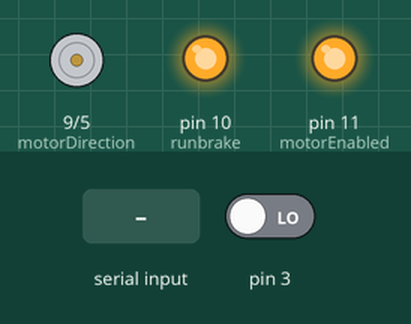
The sketch below on a simulated Arduino Uno, built with avr-gcc and run on an emulated ATmega328P. On the bench: direction and speed pins drawn as motors (green arrow = direction pin HIGH = forward, orange = LOW = backward, longer = more drive), output pins drawn as LEDs (lit = HIGH). Inputs (shaded band) come from the test bench; at power-on: pin 3 LOW. Pins used as bus, display or sensor lines are not drawn; what the sketch prints to the serial monitor is not drawn.

Above: at 1.2 s.
1.3 s: "90,45\n" received over Serial
At 2.7 s:
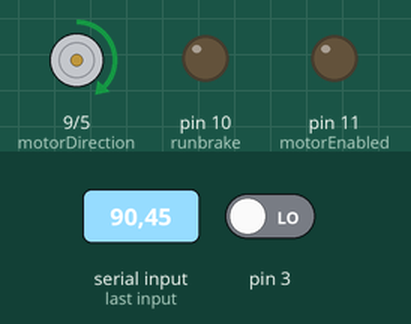
3.8 s: "30,150\n" received over Serial
At 5.8 s:
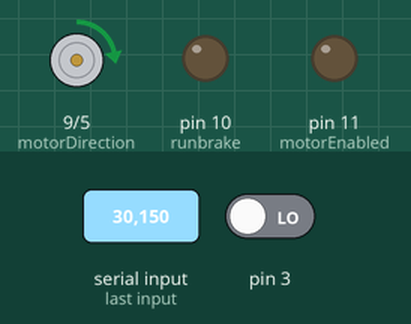
6.3 s: "200\n" received over Serial
At 7.6 s:
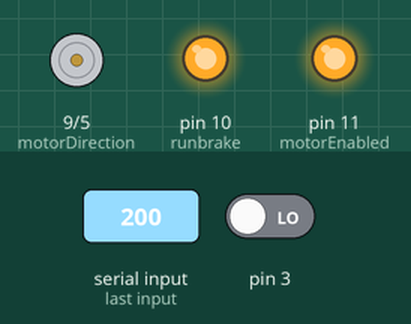
8.8 s: "90\n" received over Serial
At 10.7 s:
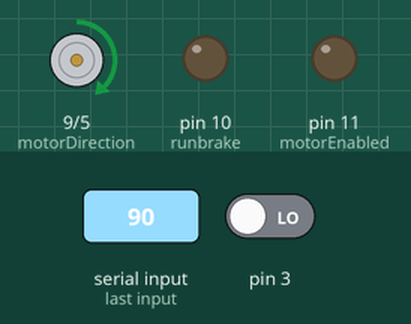
Timing chart, 0 to 12.2 s (numbered marks = the images above; inputs shaded):
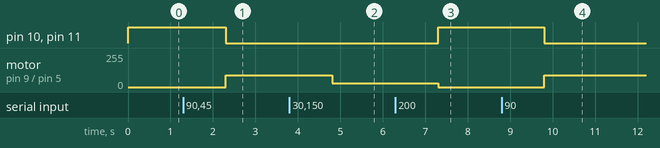

Measured:
- after the input at 1.3 s, pin 10 (runbrake), pin 11 (motorEnabled): HIGH → LOW after 1.0 s; motor on pin 9 (motorDirection) / pin 5 (pwm): stopped → forward 90/255 after 1.0 s
- after the input at 3.8 s, motor on pin 9 (motorDirection) / pin 5 (pwm): forward 90/255 → forward 30/255 after 1.0 s
- after the input at 6.3 s, pin 10 (runbrake), pin 11 (motorEnabled): LOW → HIGH after 1.0 s; motor on pin 9 (motorDirection) / pin 5 (pwm): forward 30/255 → stopped after 1.0 s
- after the input at 8.8 s, pin 10 (runbrake), pin 11 (motorEnabled): HIGH → LOW after 1.0 s; motor on pin 9 (motorDirection) / pin 5 (pwm): stopped → forward 90/255 after 1.0 s

The sketch:

cart.ino
```cpp
//Pin番号定義
#define motorEnabled 11
#define runbrake 10
#define motorDirection 9
#define pwm 5
#define encoder 1
//使っていないpin
#define AlarmReset 7
#define INT 8


#define WHEEL_DIAMETER 0.05 // m // モーターの直径
#define WHEEL_TREAD 0.25 // m // 車輪のトレッド幅
#define ENC_COUNTS 30 // エンコーダーのカウント数

// エンコーダーの状態
int encoderA = 0;
int encoderPos = 0;
int lastEncoderPos = 0;
float forward = 0;


// 現在の自己位置
float x = 0.0;
volatile int pulse = 0; //エンコーダで数えたパルス数
float cmd_vel = 0; // 速度を表す変数


void setup() {
  //----------------------------------------------------//
  //motor
  pinMode(motorEnabled, OUTPUT);     //H:START L:STOP
  pinMode(runbrake, OUTPUT);  //H:RUN L:BREAK(Instant stop)
  pinMode(motorDirection, OUTPUT);     //H:Right L:Left)
  pinMode(pwm, OUTPUT);       //This pin is Analog pin. Output 0～5V.
  //最初はモータをストップさせておく
  digitalWrite(motorEnabled, HIGH);
  digitalWrite(runbrake, HIGH);

  //使っていないpin
  //アラーム系
  pinMode(AlarmReset, OUTPUT);
  digitalWrite(AlarmReset, HIGH);
  //モータの制御状況がわかるらしいが使わない
  digitalWrite(INT, HIGH);
  Serial.begin(9600); // シリアル通信を開始する
  attachInterrupt(encoder, RecognizeRotation, RISING); //FALLING);  //割り込み処理定義
}

//パルスの立下り数を検出
void RecognizeRotation(void){
  pulse++;
}

//--------------------------------------------------------------------------------------------------//
//cart_motor
//移動距離の計算
void estimatePosition(void){
  encoderPos=pulse;
  int encoderDiff = encoderPos - lastEncoderPos;
  float distance = forward * (encoderDiff * 2.0 * 3.14159 * (WHEEL_DIAMETER / 2.0)) / ENC_COUNTS;   // 車輪の移動距離を計算する
  x += distance; // 新しい自己位置を計算する
  lastEncoderPos = encoderPos;
  int int_x = int(x);
  //String str_x = String(int_x);
  Serial.println(int_x);
}


//モータ正回転
void Forward_motor(int vel){
  digitalWrite(motorEnabled,LOW);  //運転
  digitalWrite(runbrake,LOW);  //New circuit
  digitalWrite(motorDirection,HIGH);  //正転
  analogWrite(pwm, abs(vel)); //速度指令
}

//モータ逆回転
void Reverse_motor(int vel){
  digitalWrite(motorEnabled,LOW);  //運転
  digitalWrite(runbrake,LOW);  //New circuit
  digitalWrite(motorDirection,LOW);     //逆転
  analogWrite(pwm, abs(vel)); //速度指令
}

//モータ停止
void Stop_motor(void){
  digitalWrite(motorEnabled,HIGH);   //速度0
  digitalWrite(runbrake,HIGH);
  analogWrite(pwm, 0);
}

//モータ瞬時停止
void InstantStop_motor(void){
  //瞬時停止
  digitalWrite(runbrake,HIGH);
  digitalWrite(motorEnabled,HIGH);
  analogWrite(pwm, 0); //速度0
}


//速度制御
void Control_Motor(float cmd_vel){
  //正転
  if(cmd_vel>0 &&  cmd_vel<128){
    Forward_motor(cmd_vel);
    forward=1;
  }
  //逆転
  else if(cmd_vel<0 && cmd_vel>-127){
    Reverse_motor(cmd_vel);
    forward=-1;
  }
  //停止
  else{
    Stop_motor();
    forward=0;
  }
}


void recieve_cmd() {
  String inputString = ""; // 受信した文字列を格納する変数
  inputString = Serial.readStringUntil("\n");
  float cmd_vel = atof(inputString.c_str()); //文字列を数字に変換(double型)
  Control_Motor(cmd_vel);

}


//メインプログラム
void loop() {
  estimatePosition();
  if(Serial.available())
  {
    recieve_cmd();
  }
}
```
